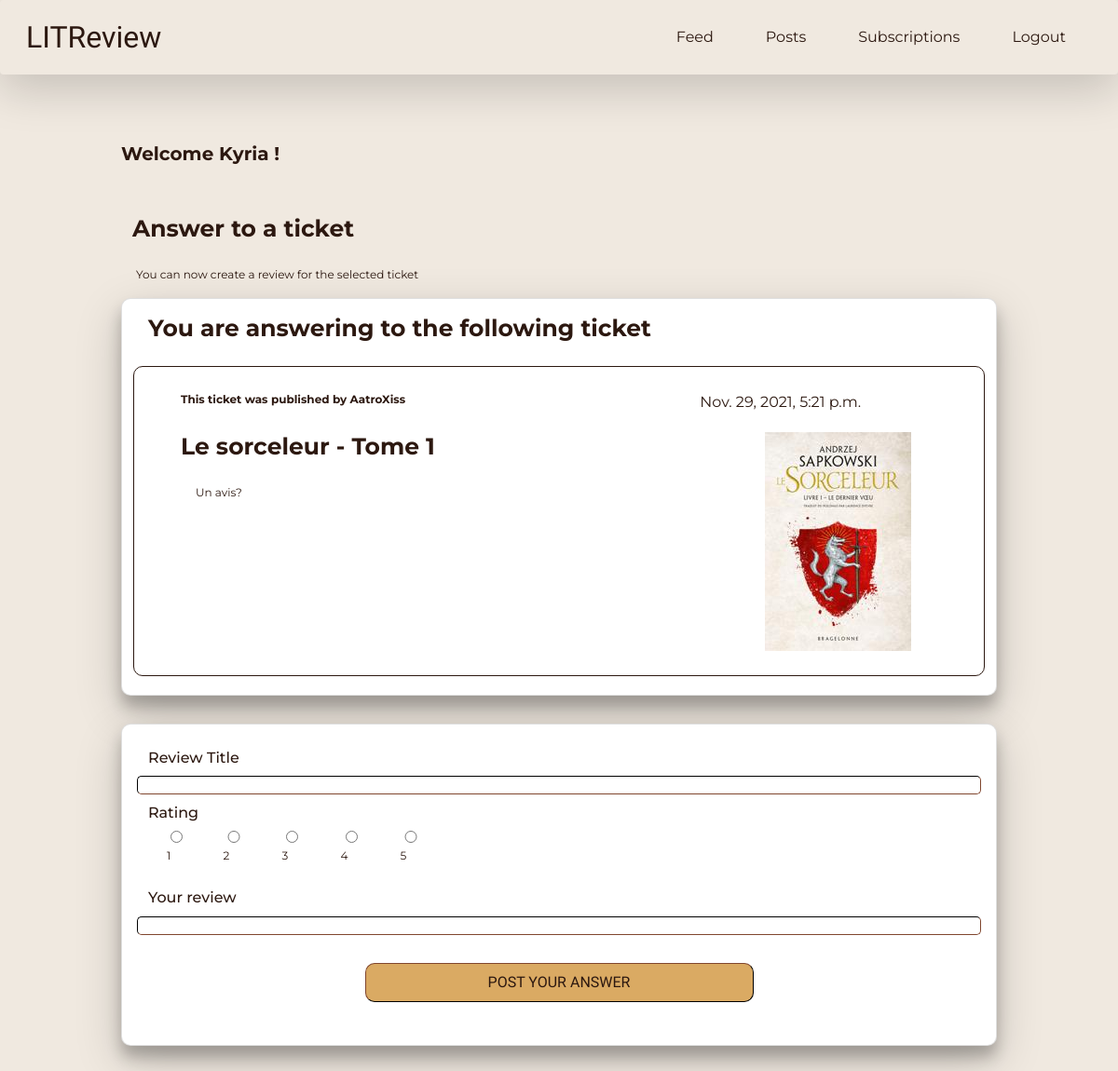
/10/create_review_response (signed in), run on the app's committed database.
### authentication/models.py (models this page shows)
class User(AbstractUser):
    profile_photo = models.ImageField()

### app/models.py (models this page shows, shortened)
class Ticket(models.Model):
    title = models.CharField(max_length=128)
    description = models.TextField(max_length=2048, blank=True)
    user = models.ForeignKey(to=settings.AUTH_USER_MODEL,
                             on_delete=models.CASCADE)
    image = models.ImageField(null=True, blank=True)
    time_created = models.DateTimeField(auto_now_add=True)
    IMAGE_MAX_SIZE = (157, 250)

### app/views.py (the view, shortened to what this page needs)
# urls.py: path('<int:ticket_id>/create_review_response',
@login_required
def create_review_response(request, ticket_id):
    ticket_obj = get_object_or_404(Ticket, id=ticket_id)
    review_form = ReviewForm()
    context = {
        'review_form': review_form,
        'infos_ticket': ticket_obj,
        'ticket': Ticket.objects.get(id=ticket_id),
    }
    return render(request, 'app/create_review_response.html', context=context)

### app/forms.py
class ReviewForm(forms.ModelForm):
    rating = forms.ChoiceField(choices=[(i, i) for i in range(1, 6)],
                               widget=forms.RadioSelect())
    edit_review = forms.BooleanField(widget=forms.HiddenInput, initial=True)
    class Meta:
        model = models.Review
        fields = ['rating', 'headline', 'body']

### app/templates/app/create_review_response.html (shortened to what this page needs)
{% extends 'base.html' %}
{% block content %}
<div class="container sub-container">
    <div class="row">
        <h2 class="card-headline">Answer to a ticket</h2>
        <p class="card-body">You can now create a review for the selected ticket</p>
    </div>
</div>
<div class="container">
    <div class="row">
        <div class="card card-sub">
            <div class="card-body">
                <div class="row">
                    <h2 class="card-headline">You are answering to the following ticket</h2>
                </div>
            </div>
            <div class="row row-margin">
                <div class="container">
                    {% include './snippets/ticket_snippet_for_review.html' %}
                </div>
            </div>
        </div>
    </div>
</div>
<div class="container">
    <div class="row">
        <div class="card card-sub">
            <div class="card-body">
                <form method="post">
                    <div class="row">
                        <h6>Review Title</h6>
                        {{ review_form.headline}}
                        <h6>Rating</h6>
                        {{ review_form.rating}}
                        <h6>Your review</h6>
                        {{ review_form.body}}
                    </div>
                    <div class="container center">
                        <button type="submit" class="btn-hp">Post your answer</button>
                    </div>
                </form>
            </div>
        </div>
    </div>
</div>
{%endblock%}

### templates/base.html (shortened to what this page needs)
<!DOCTYPE html>
<html lang="en">
<head>
    <link href="https://cdn.jsdelivr.net/npm/bootstrap@5.1.3/dist/css/bootstrap.min.css" rel="stylesheet">
    <link rel="stylesheet" href="https://cdnjs.cloudflare.com/ajax/libs/font-awesome/4.7.0/css/font-awesome.min.css">
    {% load static %}
    <link rel="stylesheet" type="text/css" href="{% static 'litreview/style.css' %}">
</head>
<body>
    <nav class="navbar navbar-expand-lg navbar-dark shadow-lg p-3 mb-5 rounded nav-main">
        <div class="container-fluid">
          <a class="navbar-brand nav-logo" href="{% url 'feed' %}">LITReview</a>
          {% if user.is_authenticated %}
          <div class="collapse navbar-collapse justify-content-end" id="navbarNav">
            <ul class="navbar-nav">
              <li class="nav-item">
                <a class="nav-link" href="{% url 'feed' %}">Feed</a>
              </li>
              <li class="nav-item">
                <a class="nav-link" href="{% url 'view_posts' %}">Posts</a>
              </li>
              <li class="nav-item">
                <a class="nav-link" href="{% url 'follow' %}">Subscriptions</a>
              </li>
              <li class="nav-item">
                <a class="nav-link" href="{% url 'logout' %}">Logout</a>
              </li>
            </ul>
          </div>
          {% endif %}
        </div>
      </nav>
      {% if user.is_authenticated %}
      <div class="container main-container">
        <div class="row">
          <p class="welcome-message">Welcome {{ request.user }} !</p>
        </div>
      {% endif %}
        {% block content %}{% endblock content%}
      </div>
</body>
</html>

### app/templates/app/snippets/ticket_snippet_for_review.html
{% block content %}
<div class="card card-in-review">
    <div class="card-body">
        <div class="container">
            <div class="row row-margin">
                <div class="col-8">
                    <p class="card-user">This ticket was published by {{ ticket.user }}</p>
                </div>
                <div class="col-4">
                    <p class="card-date">{{ ticket.time_created }}</p>
                </div>
            </div>
            <div class="row">
                <div class="col-9">
                    <h2 class="card-headline">{{ ticket.title }}</h2>
                    <p class="card-body">{{ ticket.description }}</p>
                </div>
                <div class="col-3 card-cover">
                    <img src="{{ ticket.image.url }}" alt="">
                </div>
            </div>
        </div>
    </div>
</div>
{% endblock %}

### static/litreview/style.css (style rules this page uses)
:root { --dominant-color: #F0E9E0; --complementary-color: #2C1810; --accent-color: #64866E; --accent-color-2: #DAAA63; --white-color: #fff; --black-color: #000; --title-font: 'libre caslon text', serif; --body-font: 'montserrat', sans-serif; --title-font-size: 4.5rem; --large-font-size: 3rem; --medium-font-size: 2.5rem; --small-medium-font-size: 1.5rem; --body-font-size: 1rem; }
* { margin: 0; padding: 0; box-sizing: border-box; }
body { background: var(--dominant-color); }
input { width: 100%; border-radius: 5px; border-color: var(--complementary-color); border-width: 1px; }
h2 { font-family: var(--body-font); font-size: var(--small-medium-font-size); color: var(--complementary-color); margin: 0; padding: 0; margin-bottom: 10px !important; }
h6 { font-family: var(--body-font); font-size: var(--body-font-size); color: var(--complementary-color); margin: 0; padding: 0; margin-top: 10px !important; margin-bottom: 10px !important; text-align: left !important; }
p { font-family: var(--body-font); font-size: var(--body-font-size); color: var(--complementary-color); margin: 0; padding: 0; }
a { font-family: var(--body-font); text-decoration: none; color: var(--complementary-color); }
li { list-style: none; font-family: var(--body-font); color: var(--complementary-color); margin-left: 20px; margin-right: 20px; }

### static/litreview/navbar.css (style rules this page uses)
.nav-main { background-color: var(--dominant-color); position: fixed; top: 0; z-index: 10; display: flex; width: 100%; height: 80px; padding: 0 4%; align-items: center; }
.nav-logo { color: var(--complementary-color) !important; font-size: 2em; font-family: var(--title-font); }
.nav-link { color: var(--complementary-color) !important; }

### static/litreview/layout.css (style rules this page uses)
.main-container { margin-top: 150px; padding-left: 100px; padding-right: 100px; }
.welcome-message { font-size: 20px; font-family: var(--body-font); font-weight: bold; color: var(--complementary-color); }
.sub-container { margin-top: 50px; }
.center { display: flex; justify-content: center; align-items: center; }
#id_rating { display: flex; }

### static/litreview/components.css (style rules this page uses)
.btn-hp { margin-top: 30px; margin-bottom: 30px; border-color: var(--complementary-color); border-width: 1px; border-radius: 10px; width: 50%; padding: 8px 18px; background-color: var(--accent-color-2); font-size: 16px; font-family: var(--title-font); color: var(--complementary-color); text-decoration: none; text-transform: uppercase; }
.card-sub { border-radius: 10px; box-shadow: 0 12px 16px 0 rgba(0,0,0,0.24), 0 17px 50px 0 rgba(0,0,0,0.19); background-color: var(--white-color); margin-bottom: 30px; }
.row-margin { margin-bottom: 20px !important; }
.card-user { font-size: 12px; font-family: var(--body-font); font-weight: bold; color: var(--complementary-color); }
.card-headline { font-size: 25px; font-family: var(--body-font); font-weight: bolder; color: var(--complementary-color); text-align: left; }
.card-body { font-size: 12px; font-family: var(--body-font); color: var(--complementary-color); text-align: justify; }
.card-in-review { border-radius: 10px; border-width: 1px; border-color: var(--complementary-color); padding: 10px; }
.card-cover { max-height: 250px; }

### data on the page
User: user "Kyria"
Ticket: user "AatroXiss", time_created "Nov. 29, 2021, 5:21 p.m.", title "Le sorceleur - Tome 1", description "Un avis?", image (picture)
